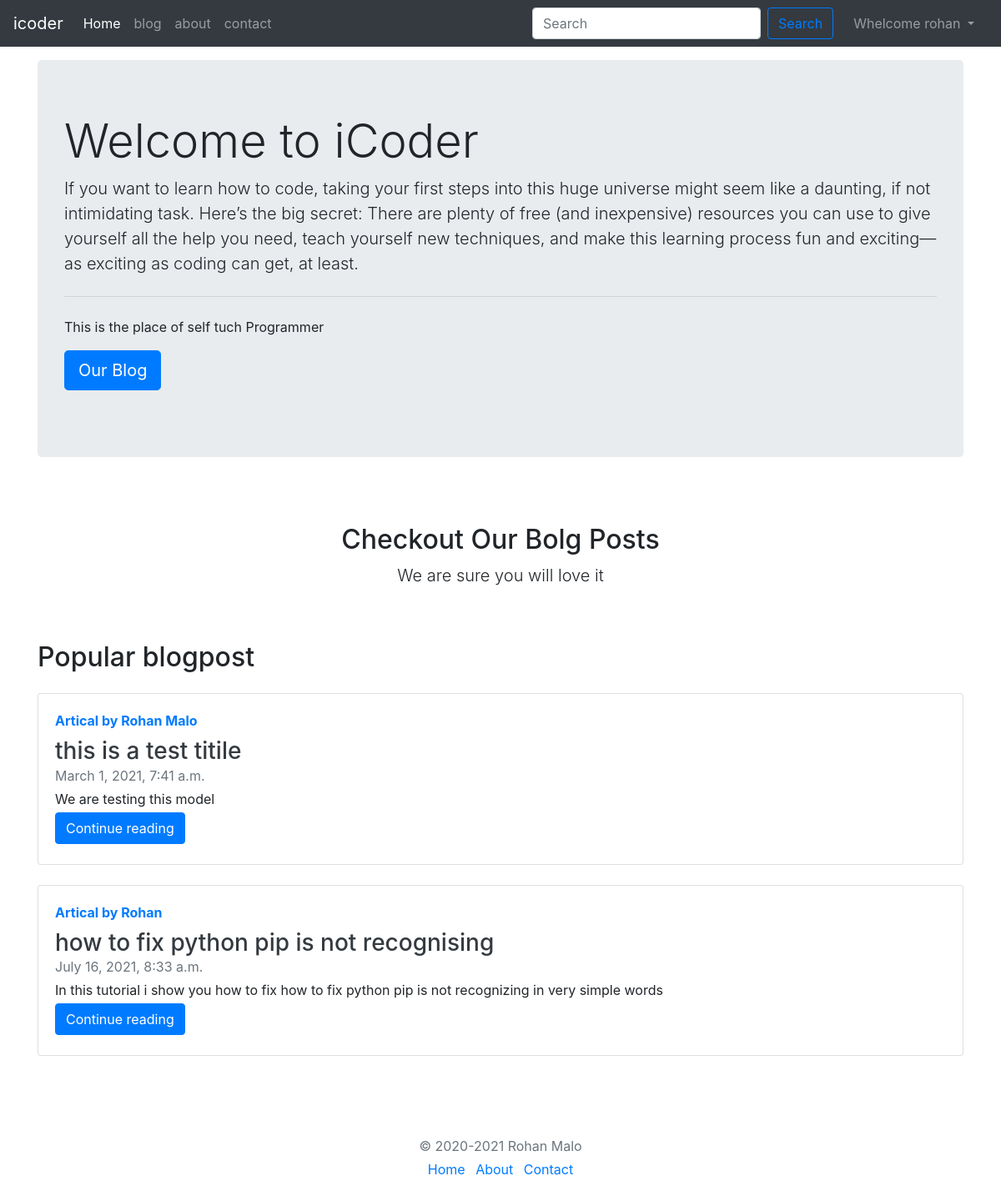
The app's page / (signed in) with its own data.
### blog/models.py (models this page shows, shortened)
class Post(models.Model):
    sno = models.AutoField(primary_key=True)
    title = models.CharField(max_length=225)
    contect = models.TextField()
    auther = models.CharField(max_length=100)
    slug = models.CharField(max_length=150)
    views = models.IntegerField(default=0)
    timeStamp = models.DateTimeField(blank=True)

### home/views.py (the view)
# urls.py: 2. Add a URL to urlpatterns:  path('', views.home, name='home')
def home(request):
    popular = Post.objects.all()
    params = {'popular':popular}
    return render(request, 'home/home.html', params)

### templates/home/home.html (shortened to what this page needs)
{% extends 'base.html' %}
{% block home %}active{% endblock home %}
{% block body %}
<div class="container my-3">
    <div class="jumbotron">
        <h1 class="display-4">Welcome to iCoder</h1>
        <p class="lead">If you want to learn how to code, taking your first steps into this huge universe might seem like a daunting, if not intimidating task. Here’s the big secret: There are plenty of free (and inexpensive) resources you can use to give yourself all the help you need, teach yourself new techniques, and make this learning process fun and exciting—as exciting as coding can get, at least.</p>
        <hr class="my-4">
        <p>This is the place of self tuch Programmer</p>
        <p class="lead">
            <a class="btn btn-primary btn-lg" href="http://127.0.0.1:8000/blog/" role="button">Our Blog</a>
        </p>
    </div>
</div>
<div class="container">
    <div class="py-5 text-center">
        <h2>Checkout Our Bolg Posts</h2>
        <p class="lead">We are sure you will love it</p>
    </div>
</div>
<div class="container">
    <h2>Popular blogpost</h2>
    {% for post in popular %}
        {% if post.views > 6 %}
            <div class="card flex-md-row my-4 box-shadow h-md-250">
                <div class="card-body d-flex flex-column align-items-start">
                    <strong class="d-inline-block mb-2 text-primary">Artical by {{post.auther}}</strong>
                    <h3 class="mb-0">
                        <a class="text-dark" href="/blog/{{post.slug}}">{{post.title|truncatechars:200}}</a>
                    </h3>
                    <div class="mb-1 text-muted">{{post.timeStamp}}</div>
                    <p class="card-text mb-auto">{{post.contect}}</p>
                     <a href="/blog/{{post.slug}}" role="button" class="btn btn-primary my-1">Continue reading</a>
                </div>
            </div>
        {% endif %}
    {% endfor %}
</div>
{% endblock body %}

### templates/base.html (shortened to what this page needs)
<!doctype html>
<html lang="en">
<head>
    <link rel="stylesheet" href="https://maxcdn.bootstrapcdn.com/bootstrap/4.0.0/css/bootstrap.min.css"
>
</head>
<body>
    <nav class="navbar navbar-expand-lg navbar-dark bg-dark">
        <a class="navbar-brand" href="/">icoder</a>
        <div class="collapse navbar-collapse" id="navbarSupportedContent">
            <ul class="navbar-nav mr-auto">
                <li class="nav-item {% block home %}{% endblock home %}">
                    <a class="nav-link" href="/">Home <span class="sr-only">(current)</span></a>
                </li>
                <li class="nav-item {% block blog %}{% endblock blog %}">
                    <a class="nav-link" href="/blog">blog</a>
                </li>
                <li class="nav-item {% block about %}{% endblock about %}">
                    <a class="nav-link" href="/about">about</a>
                </li>
                <li class="nav-item {% block contact %}{% endblock contact %}">
                    <a class="nav-link" href="/contact">contact</a>
                </li>
            </ul>
            <form method="get" action="search" class="form-inline my-2 my-lg-0 mx-3">
                <input class="form-control mr-sm-2" type="search" placeholder="Search" name="query" id="query"
                    aria-label="Search">
                <button class="btn btn-outline-primary my-2 my-sm-0" type="submit">Search</button>
            </form>
    {% if user.is_authenticated %}
    <ul class="navbar-nav mr-2">
    <li class="nav-item dropdown">
        <a class="nav-link dropdown-toggle" href="#" id="navbarDropdown" role="button" data-toggle="dropdown" aria-haspopup="true" aria-expanded="false">
          Whelcome {{request.user}}
        </a>
      </li>
    </ul>
    {% else %}
    <button type="button" class="btn btn-primary" data-toggle="modal" data-target="#sinUpmodal">signup</button>
        </div>
    <button type="button" class="btn btn-primary mx-2" data-toggle="modal" data-target="#loginmodal">login</button>
        </div>
    {% endif %}
    </nav>
    {% block body %}{% endblock body %}
    <footer class="my-5 pt-5 text-muted text-center text-small">
        <p class="mb-1">© 2020-2021 Rohan Malo </p>
        <ul class="list-inline">
            <li class="list-inline-item"><a href="home">Home</a></li>
            <li class="list-inline-item"><a href="about">About</a></li>
            <li class="list-inline-item"><a href="contact">Contact</a></li>
        </ul>
    </footer>
</body>
</html>

### records on screen
Post: auther "Rohan Malo", title "this is a test titile", timeStamp "March 1, 2021, 7:41 a.m.", contect "We are testing this model"
Post: auther "Rohan", title "how to fix python pip is not recognising", timeStamp "July 16, 2021, 8:33 a.m.", contect "In this tutorial i show you how to fix how to fix python pip is not recognizing in very simple words"

### other values on screen
{{ request.user }} "rohan"
